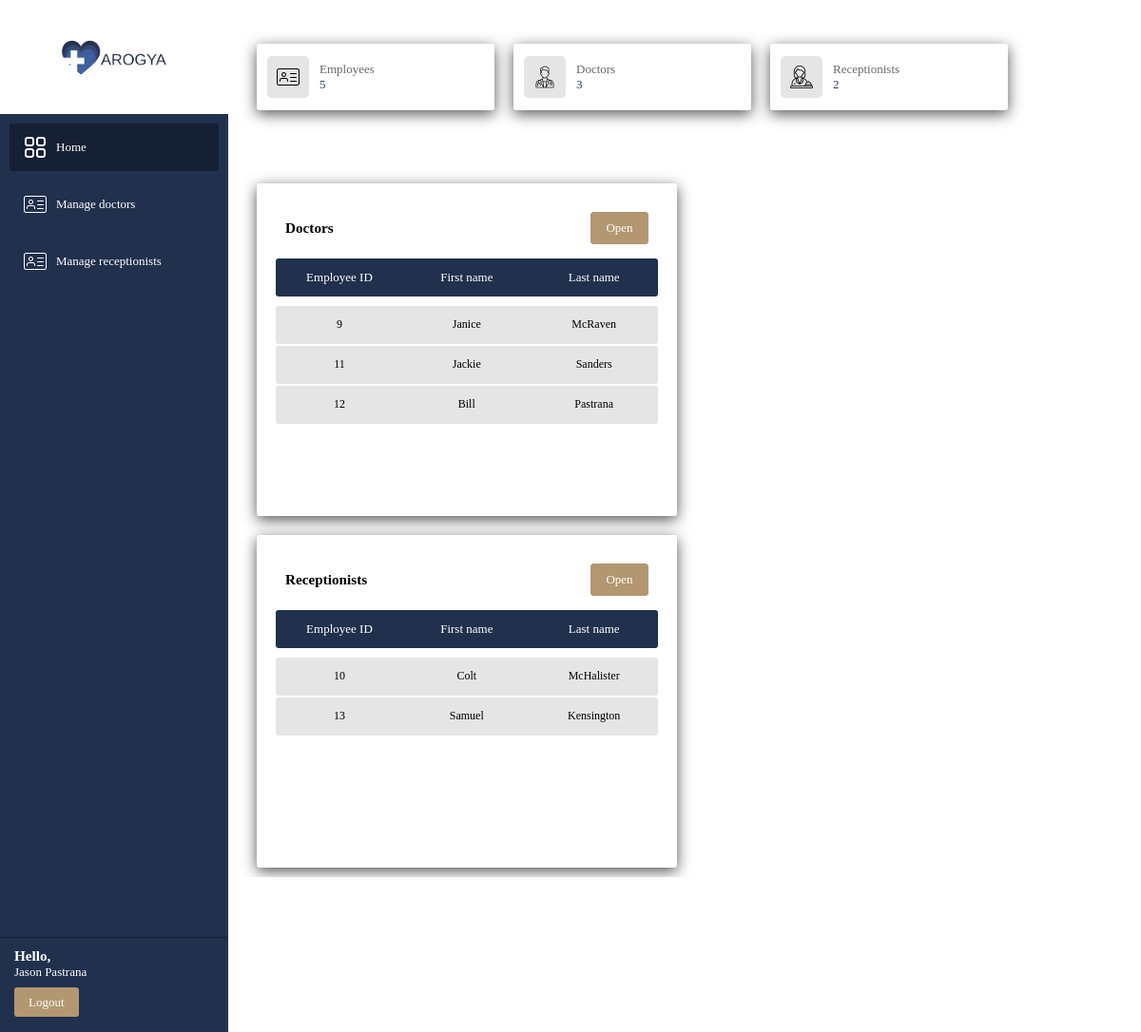
Before: /views/dashboard.php (signed in) with the older database file.
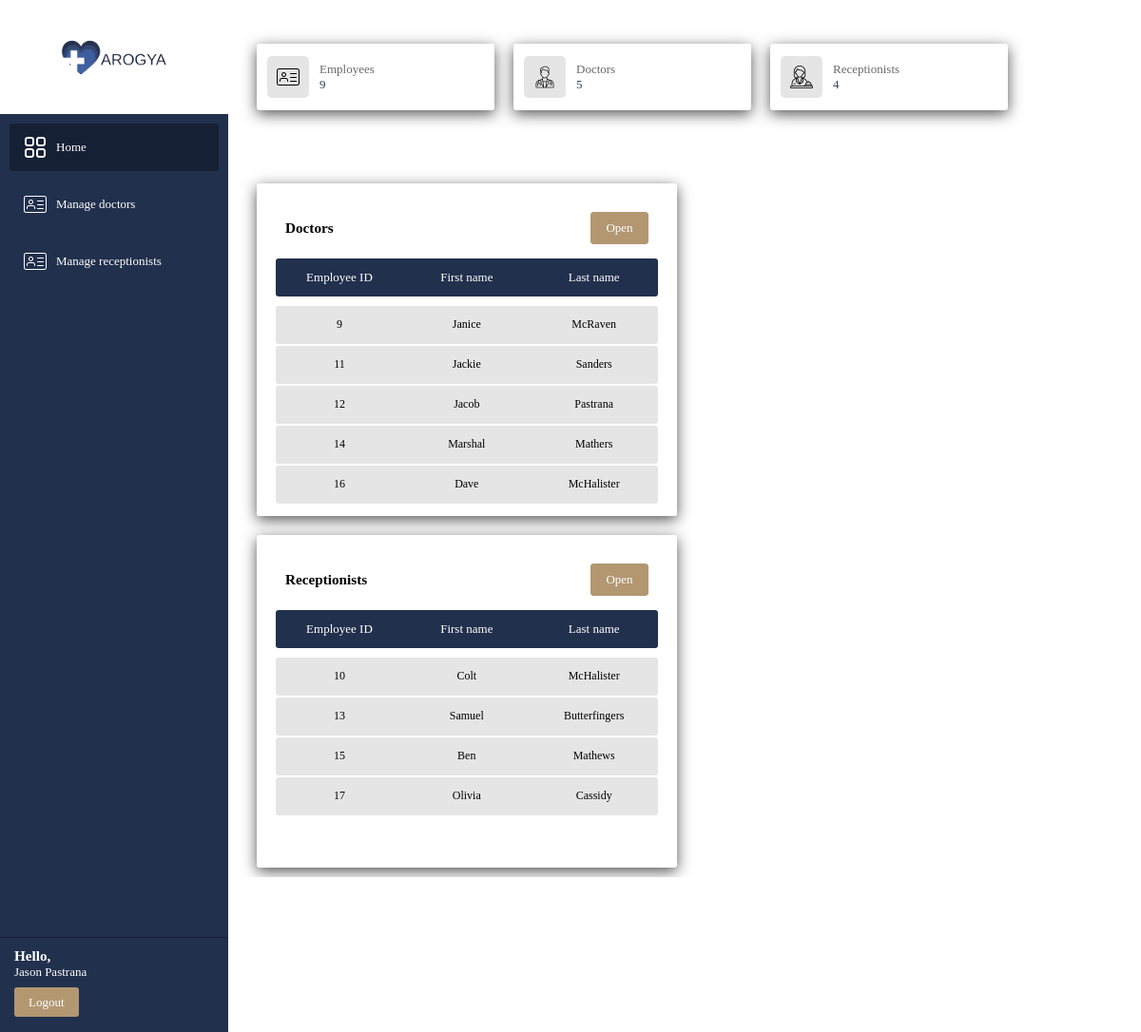
After: the same page with the newer database file.
### tables this page shows
CREATE TABLE `employee` (
  `employeeID` int(10) NOT NULL,
  `firstName` varchar(50) NOT NULL,
  `middleName` varchar(50) DEFAULT NULL,
  `lastName` varchar(50) NOT NULL,
  `contactNumber` varchar(10) NOT NULL,
  `gender` varchar(10) NOT NULL,
  `specialization` varchar(50) NOT NULL
);

### utility/queryHandler.php (called while the page is built, shortened)
<?php
function handleSelectQuery($query) {
    $connection = getConnection();
    if($connection) {
        $result = mysqli_query($connection, $query);
        if(mysqli_num_rows($result) > 0) {
            return $result;
        }
        return false;
    }
    else {
        printError("CONNECTION FAILED", mysqli_connect_error());
        die();
    }
}

### utility/table.php (the view, shortened to what this page needs)
<?php
function addTable($columnNames, $attributes, $query, $title, $size, $openItemPage = false, $addItemPage = false,
                  $deleteLink = null, $updateLink = null, $viewLink = null, $manageLink = null) {
    if($size == "extraLargeBox") {
        echo '<div class="informationBoxItemExtraLargeBox">';
    }
    else if($size == "largeBox") {
        echo '<div class="informationBoxItemlargeBox">';
    }
    else {
        echo '<div class="informationBoxItemSmallBox">';
    }
    echo'<div class="titleSection">
            <h3>'.$title.'</h3>';
            if($openItemPage) {
                echo '<a id="tableOpenButton" href="'.$openItemPage.'">Open</a>';
            }
        echo'
        </div>
        <div class="content">';
                renderTable(columnNames: $columnNames, attributes: $attributes, query: $query, deleteLink: $deleteLink,
                    updateLink: $updateLink, viewLink: $viewLink, manageLink: $manageLink);
        echo '
        </div>
    </div>';
}
function renderTable($columnNames, $attributes, $query, $deleteLink = null, $updateLink = null, $viewLink = null, $manageLink = null) {
    echo '
    <form method="post" action="'.$_SERVER["PHP_SELF"].'" class="table">
        <div class="header">';
            for($i = 0; $i < count($columnNames); $i++) {
                echo "<div>".$columnNames[$i]."</div>";
            }
        echo '</div>';
    $result = handleSelectQuery($query);
    if($result) {
        while($fetched = mysqli_fetch_assoc($result)) {
            echo '<div class="record">';
                for($x = 0; $x < count($attributes); $x++) {
                    echo '<div>'.$fetched[$attributes[$x]].' </div>';
                }
            echo '</div> ';
        }
        echo '</form>';
    }
}
?>

Changed rows visible on the page:
added employee: employeeID "14", firstName "Marshal", lastName "Mathers"
added employee: employeeID "16", firstName "Dave", lastName "McHalister"
added employee: employeeID "15", firstName "Ben", lastName "Mathews"
added employee: employeeID "17", firstName "Olivia", lastName "Cassidy"
Other visible differences:
$data: "5 3 2" → "9 5 4"
new list line: "Jacob"
new list line: "Butterfingers"
list line gone: "Bill"
list line gone: "Kensington"
